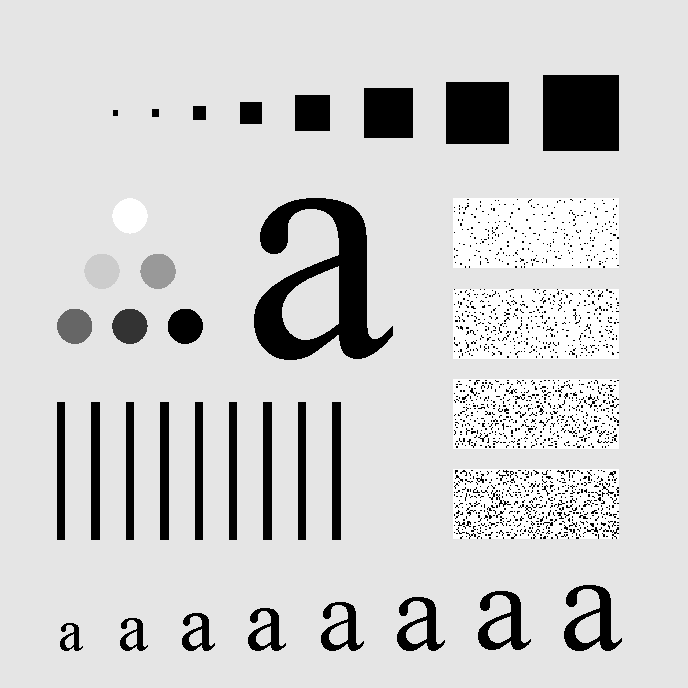
#> input picture images/pattern.tif, 688 x 688 px
$ jupyter execute smoothing_filter.ipynb
#> lines starting #> are read from the running program, lines starting #| are printed output that depends on the picture
[cell 1]
import cv2
import numpy as np
import matplotlib.pyplot as plt

[cell 2]
# box filter

kernel = np.ones((3,3))
image = cv2.imread('images/pattern.tif', cv2.IMREAD_GRAYSCALE)
#> image is the input picture: shape (688, 688); min 0, max 255, mean 207.3

plt.imshow(image, cmap='gray')
plt.axis('off')
plt.title("image")

[cell 3]
m, n = kernel.shape
p_m, p_n = (m - 1) // 2, (n - 1) // 2

padded_image = np.pad(image, ((p_m, p_m), (p_n, p_n)), mode='constant', constant_values=0)


output_image1 = np.zeros_like(image, dtype=np.float32)


rows = image.shape[0]
#> rows = 688
cols = image.shape[1]
#> cols = 688

for row in range(rows):
    for col in range(cols):
        loc_region = padded_image[row: row + m, col: col + n]
        product = kernel * loc_region
        average = np.sum(product) / (m * n)
        output_image1[row, col] = average
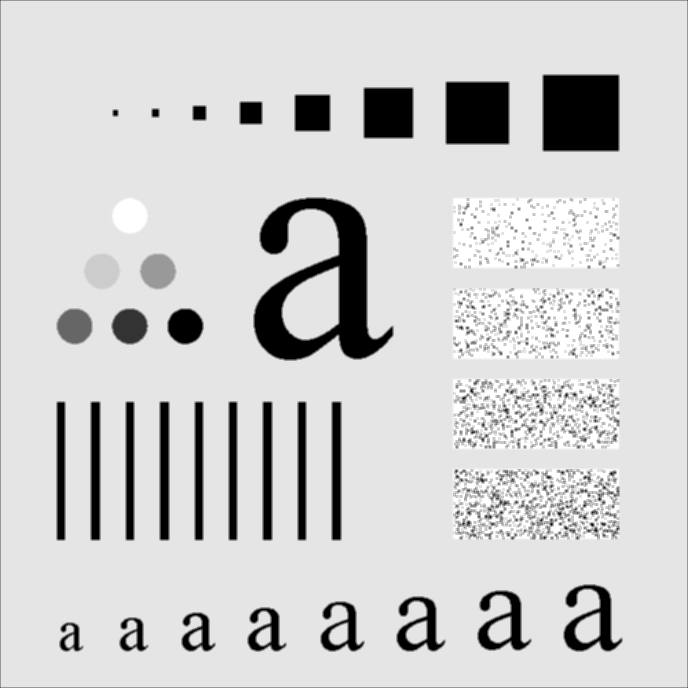
#> output_image1: shape (688, 688) float32; min 0, max 255, mean 206.9

plt.figure(figsize=(10,5))
plt.subplot(1,2,1); plt.imshow(image, cmap='gray'); plt.axis('off'); plt.title('original')
plt.subplot(1,2,2); plt.imshow(output_image1, cmap='gray'); plt.axis('off'); plt.title('smoothed')
plt.show()
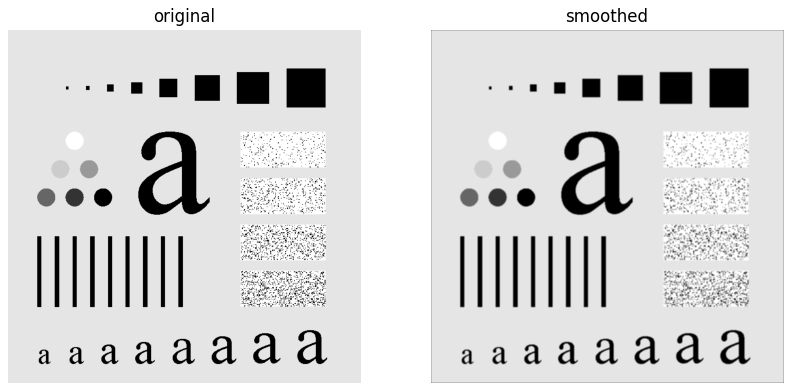
#> figure drawn by matplotlib, 2 panels

[cell 4]
# 11 x 11 box filter
kernel = np.ones((11,11))

m, n = kernel.shape
p_m, p_n = (m - 1) // 2, (n - 1) // 2

output_image2 = np.zeros_like(image, dtype=np.float32)
padded_image = np.pad(image, ((p_m, p_m), (p_n, p_n)), mode='constant', constant_values=0)
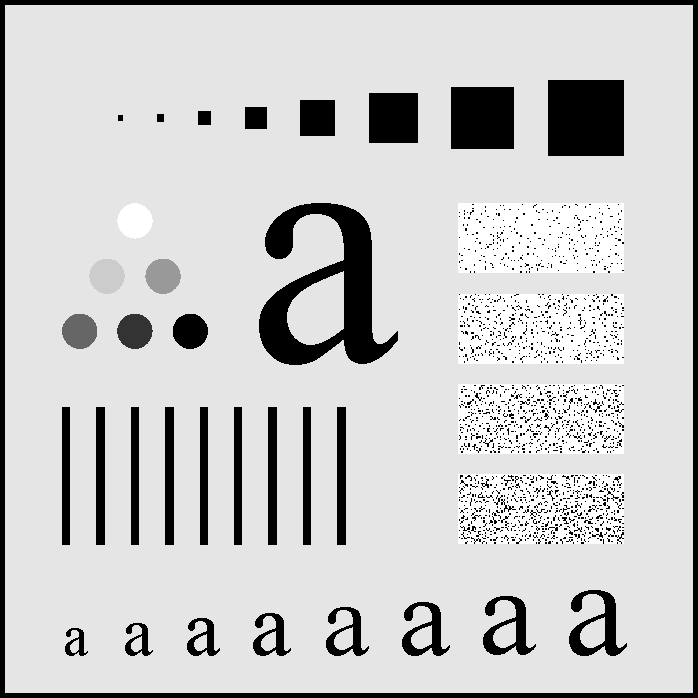
#> padded_image: shape (698, 698); min 0, max 255, mean 201.4

rows, cols = image.shape

for row in range(rows):
    for col in range(cols):
        reg = padded_image[row:row + m, col:col+n]
        prod = reg * kernel
        aver = np.sum(prod) / (m * n)
        output_image2[row, col] = aver
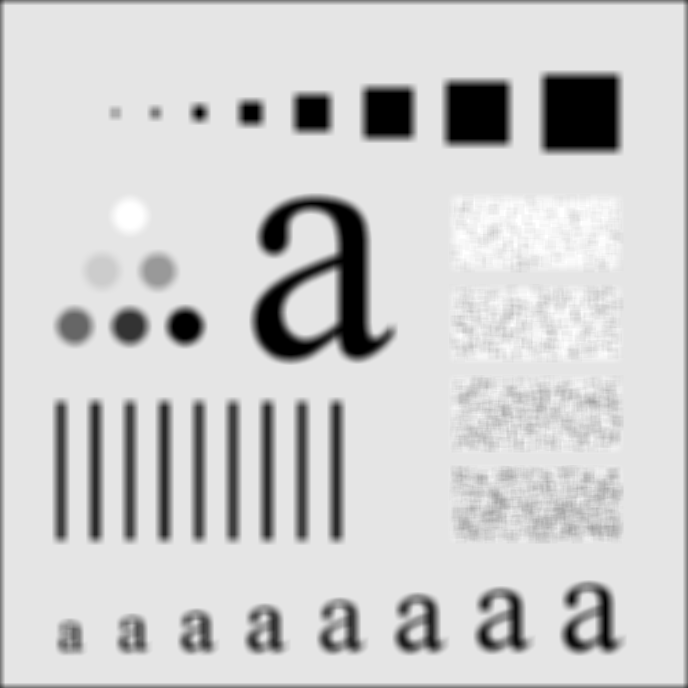
#> output_image2: shape (688, 688) float32; min 0, max 255, mean 205.5


plt.figure(figsize=(10,5))
plt.subplot(1,3,1); plt.imshow(image, cmap='gray')
plt.axis('off')
plt.title('original')

plt.subplot(1,3,2)
plt.imshow(output_image1, cmap='gray')
plt.axis('off'); plt.title('3 x 3')

plt.subplot(1,3,3)
plt.imshow(output_image2, cmap='gray')
plt.title("11 x 11")
plt.axis("off")

[cell 5]
# gussian filter
def gussian_filter(sigma, k = 1):
#> called with sigma = 1, k = 1
    size = int(np.ceil(6 * sigma))

    if not size % 2 :
        size += 1

    kernel = np.zeros((size, size))

    center = size // 2

    for x in range(size):
        for y in range(size):
            kernel[x,y] = k * np.exp(-(np.square(x - center) + np.square(y - center))/(2 * np.square(sigma)))

    kernel = kernel / np.sum(kernel)
    return kernel

sigma = 1
kernel = gussian_filter(sigma)

plt.figure(figsize=(10,5))

plt.subplot(1,2,1)
plt.imshow(kernel, cmap='gray')

plt.subplot(1,2,2)
plt.plot(kernel)
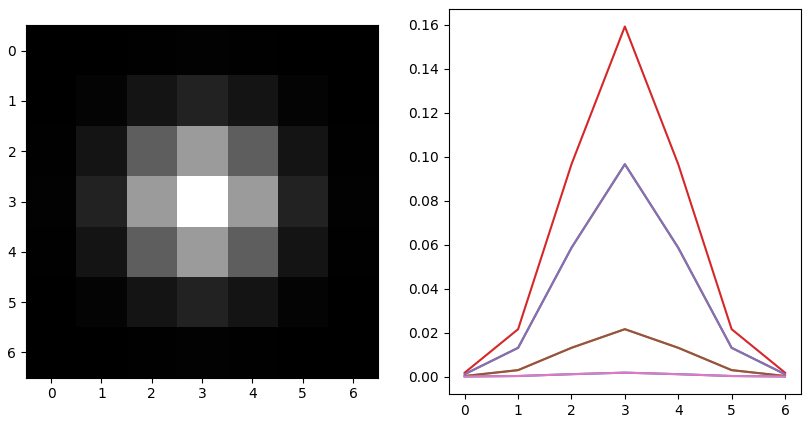
#> figure drawn by matplotlib, 2 panels

[cell 6]
# now the gussian kernel use on image

img = cv2.imread("images/pattern.tif", cv2.IMREAD_GRAYSCALE)
sigma = 5
kernel = gussian_filter(sigma)

fig, axe = plt.subplots(1,3, figsize=(15,5))

axe[0].imshow(img, cmap='gray')
axe[0].axis('off')
axe[0].set_title("image")

axe[1].plot(kernel)
axe[1].axis("off")
axe[1].set_title("kernel plot")

axe[2].imshow(kernel, cmap='gray')
axe[2].axis("off")
axe[2].set_title("kernel")
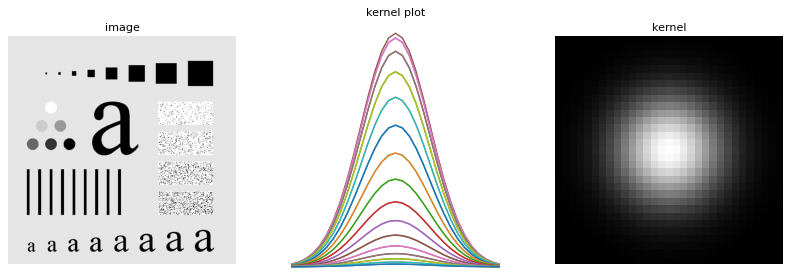
#> figure drawn by matplotlib, 3 panels

[cell 7]
m,n = kernel.shape

p_m , p_n = (m - 1) // 2, (n - 1) // 2

padded_image = np.pad(img, ((p_m, p_m), (p_n, p_n)), mode='constant', constant_values=0)
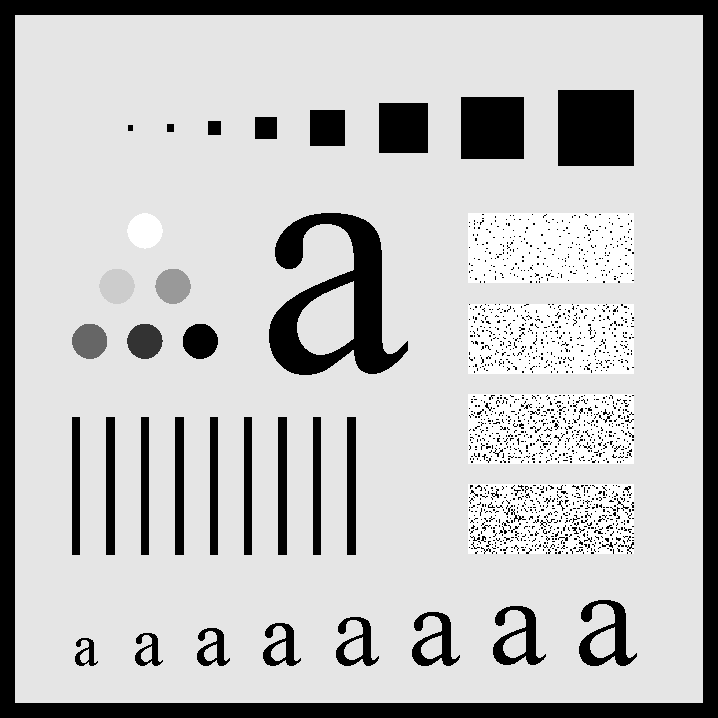
#> padded_image: shape (718, 718); min 0, max 255, mean 190.4

out_img = np.zeros_like(img)
rows = out_img.shape[0]
cols = out_img.shape[1]

for row in range(rows):
    for col in range(cols):
        reg = padded_image[row: row + m, col: col + n]
        prod = kernel * reg
        ave = np.sum(prod)
        out_img[row, col] = ave
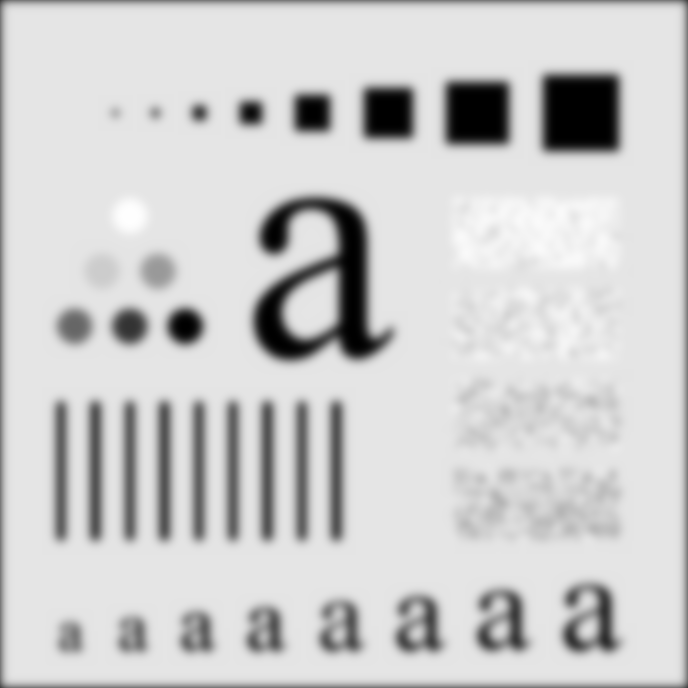
#> out_img: shape (688, 688); min 0, max 254, mean 204.4

plt.imshow(out_img, cmap='gray')

[cell 8]
# gussian kernel with sigma 7
sigma = 7
kernel = gussian_filter(sigma)
m,n = kernel.shape
p_m, p_n = (m - 1) // 2, (n - 1) // 2

padded_image1 = np.pad(img, ((p_m,p_m), (p_n,p_n)), mode='constant', constant_values=0)
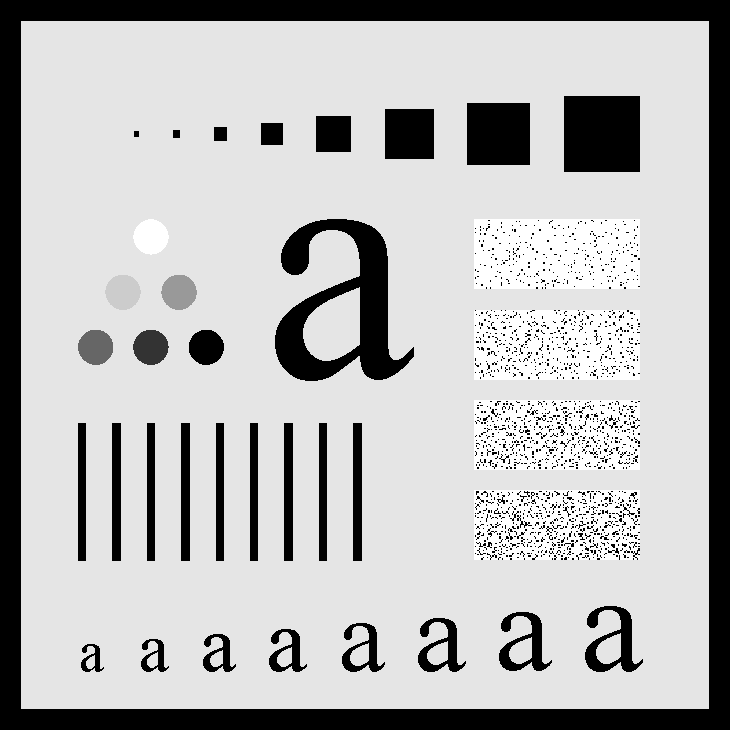
#> padded_image1: shape (730, 730); min 0, max 255, mean 184.1

out_img1 = np.zeros_like(img)

rows = img.shape[0]
cols = img.shape[1]

for row in range(rows):
    for col in range(cols):
        reg = padded_image1[row: row + m, col: col + m]
        prod = (reg * kernel)
        sum = np.sum(prod)
        out_img1[row, col] = sum
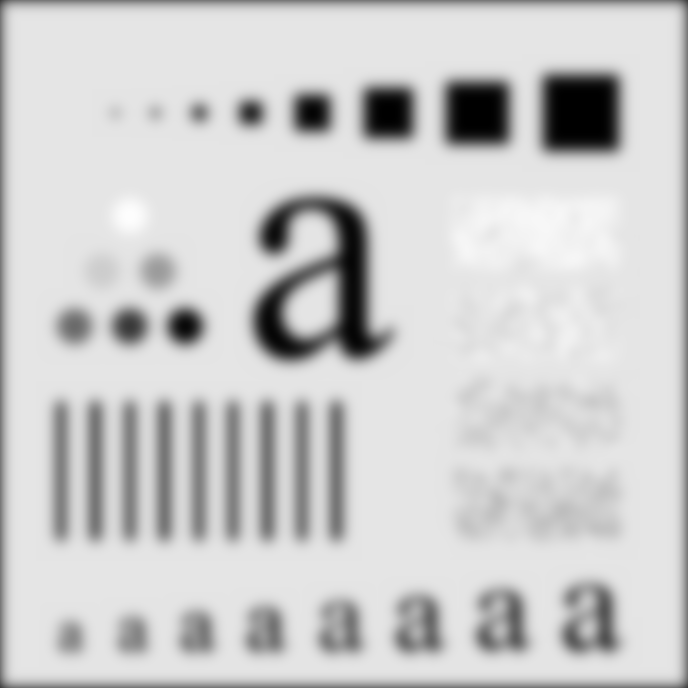
#> out_img1: shape (688, 688); min 0, max 253, mean 203.2

plt.imshow(out_img1, cmap='gray')

[cell 9]
# display all picture
fig , axe = plt.subplots(1,3, figsize=(15,5))

axe[0].imshow(img, cmap='gray')
axe[0].set_title('original image')

axe[1].imshow(out_img, cmap='gray')
axe[1].set_title('5 sigma value')

axe[2].imshow(out_img1, cmap='gray')
axe[2].set_title('7 sigma value')

for i in range(3):
    axe[i].axis('off')
